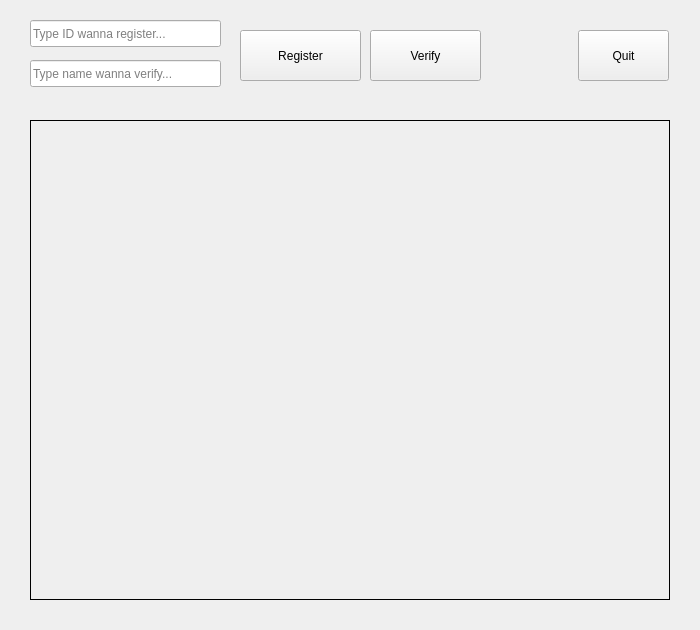
<?xml version="1.0" encoding="UTF-8"?>
<ui version="4.0">
 <class>Form</class>
 <widget class="QWidget" name="Form">
  <property name="geometry">
   <rect>
    <x>0</x>
    <y>0</y>
    <width>700</width>
    <height>630</height>
   </rect>
  </property>
  <property name="windowTitle">
   <string>Form</string>
  </property>
  <widget class="QLabel" name="ShowImageLabel">
   <property name="geometry">
    <rect>
     <x>30</x>
     <y>120</y>
     <width>640</width>
     <height>480</height>
    </rect>
   </property>
   <property name="frameShape">
    <enum>QFrame::Box</enum>
   </property>
   <property name="text">
    <string/>
   </property>
  </widget>
  <widget class="QPushButton" name="registerButton">
   <property name="geometry">
    <rect>
     <x>240</x>
     <y>30</y>
     <width>121</width>
     <height>51</height>
    </rect>
   </property>
   <property name="text">
    <string>Register</string>
   </property>
  </widget>
  <widget class="QLineEdit" name="id_lineEdit">
   <property name="geometry">
    <rect>
     <x>30</x>
     <y>20</y>
     <width>191</width>
     <height>27</height>
    </rect>
   </property>
   <property name="placeholderText">
    <string>Type ID wanna register...</string>
   </property>
  </widget>
  <widget class="QPushButton" name="verifyButton">
   <property name="geometry">
    <rect>
     <x>370</x>
     <y>30</y>
     <width>111</width>
     <height>51</height>
    </rect>
   </property>
   <property name="text">
    <string>Verify</string>
   </property>
  </widget>
  <widget class="QLineEdit" name="name_lineEdit">
   <property name="geometry">
    <rect>
     <x>30</x>
     <y>60</y>
     <width>191</width>
     <height>27</height>
    </rect>
   </property>
   <property name="placeholderText">
    <string>Type name wanna verify...</string>
   </property>
  </widget>
  <widget class="QPushButton" name="quitButton">
   <property name="geometry">
    <rect>
     <x>578</x>
     <y>30</y>
     <width>91</width>
     <height>51</height>
    </rect>
   </property>
   <property name="text">
    <string>Quit</string>
   </property>
  </widget>
 </widget>
 <resources/>
 <connections/>
</ui>
